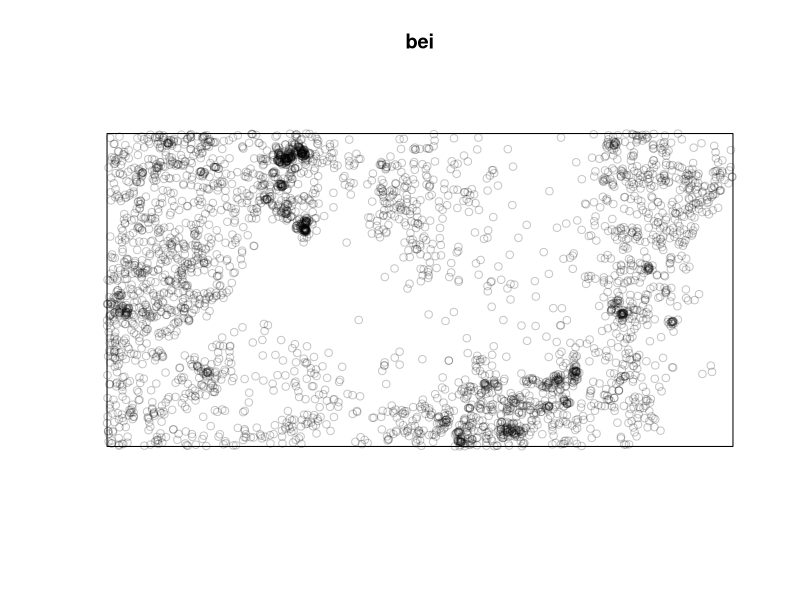
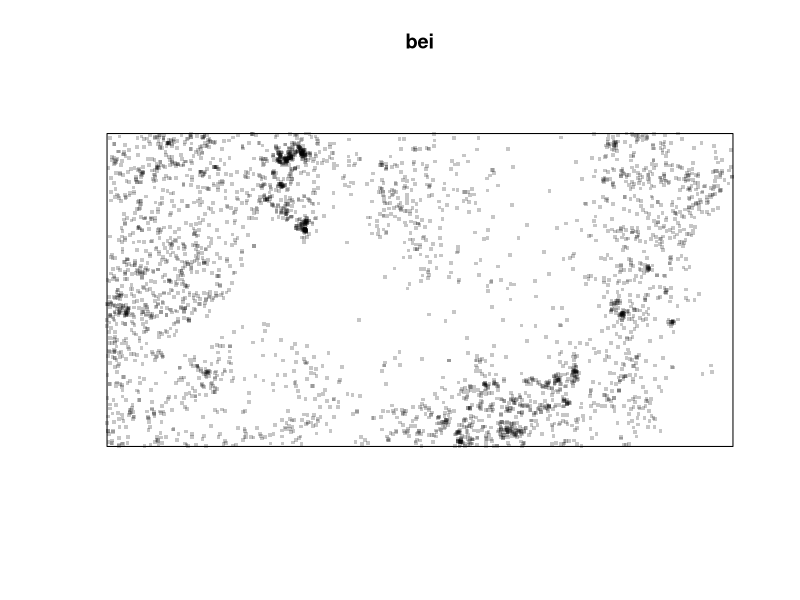
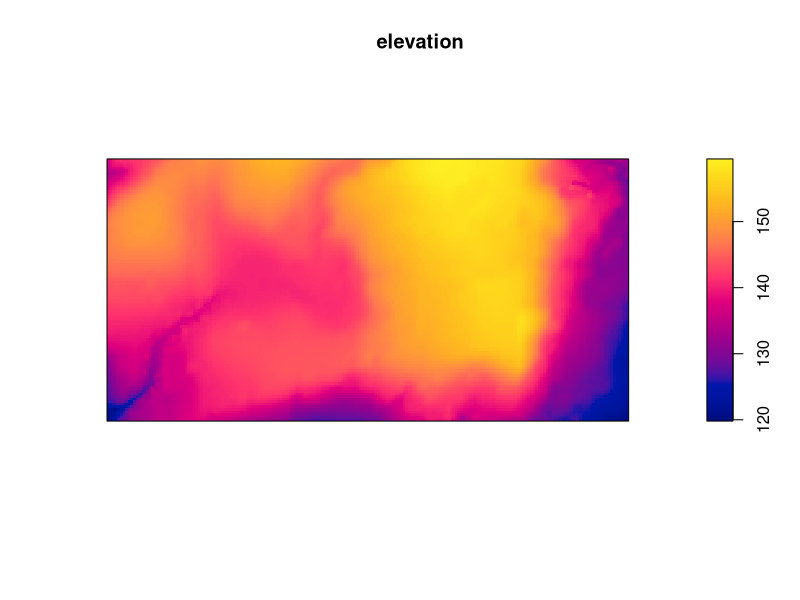

Here is the R script that generated these plots, in order:
# R code for pop density


# installing packages
install.packages("spatstat")


# using the package(s)
library(spatstat)

# recall the data
bei

# looking at the points in space
plot (bei)

# changing the shape of points and dimentions
plot(bei, pch=15, cex=.5)

# drivers, anther dataset
bei.extra

#plot  variables
plot

# subsetting a dataset
# there are two diff methods to make the subset:
# first: name of the variable and the simbol $
# second: 

#first
elevation <- bei.extra$elev
#output
elevation 
#plot
plot(elevation)

# subset by the number of the layer/variable
elevation2 <- bei.extra[[1]]



 
